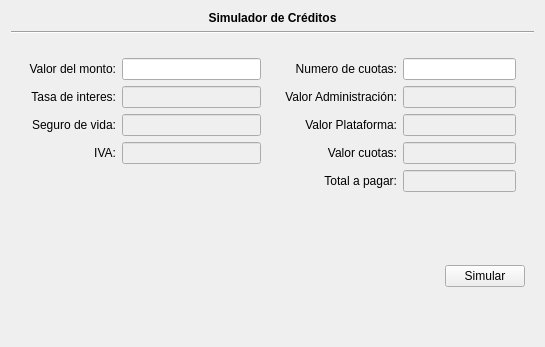
      <widget class="QWidget" name="tab">
       <attribute name="title">
        <string>Simulador</string>
       </attribute>
       <layout class="QVBoxLayout" name="verticalLayout_5">
        <item>
         <widget class="QLabel" name="label_25">
          <property name="text">
           <string>&lt;html&gt;&lt;head/&gt;&lt;body&gt;&lt;p align=&quot;center&quot;&gt;&lt;span style=&quot; font-weight:600;&quot;&gt;Simulador de Créditos&lt;/span&gt;&lt;/p&gt;&lt;/body&gt;&lt;/html&gt;</string>
          </property>
          <property name="margin">
           <number>10</number>
          </property>
         </widget>
        </item>
        <item>
         <widget class="Line" name="line_4">
          <property name="orientation">
           <enum>Qt::Horizontal</enum>
          </property>
         </widget>
        </item>
        <item>
         <widget class="QWidget" name="widget_16" native="true">
          <layout class="QHBoxLayout" name="horizontalLayout_11">
           <item>
            <widget class="QWidget" name="widget_17" native="true">
             <property name="sizePolicy">
              <sizepolicy hsizetype="Expanding" vsizetype="Preferred">
               <horstretch>0</horstretch>
               <verstretch>0</verstretch>
              </sizepolicy>
             </property>
             <layout class="QGridLayout" name="gridLayout_7">
              <item row="1" column="1">
               <widget class="QLineEdit" name="lSimTasa">
                <property name="enabled">
                 <bool>false</bool>
                </property>
                <property name="sizePolicy">
                 <sizepolicy hsizetype="Expanding" vsizetype="Fixed">
                  <horstretch>0</horstretch>
                  <verstretch>0</verstretch>
                 </sizepolicy>
                </property>
               </widget>
              </item>
              <item row="0" column="1">
               <widget class="QLineEdit" name="lSimMonto">
                <property name="sizePolicy">
                 <sizepolicy hsizetype="Expanding" vsizetype="Fixed">
                  <horstretch>0</horstretch>
                  <verstretch>0</verstretch>
                 </sizepolicy>
                </property>
               </widget>
              </item>
              <item row="0" column="0">
               <widget class="QLabel" name="label_26">
                <property name="text">
                 <string>Valor del monto:</string>
                </property>
                <property name="alignment">
                 <set>Qt::AlignRight|Qt::AlignTrailing|Qt::AlignVCenter</set>
                </property>
               </widget>
              </item>
              <item row="3" column="0">
               <widget class="QLabel" name="label_32">
                <property name="text">
                 <string>IVA:</string>
                </property>
                <property name="alignment">
                 <set>Qt::AlignRight|Qt::AlignTrailing|Qt::AlignVCenter</set>
                </property>
               </widget>
              </item>
              <item row="2" column="0">
               <widget class="QLabel" name="label_30">
                <property name="text">
                 <string>Seguro de vida:</string>
                </property>
                <property name="alignment">
                 <set>Qt::AlignRight|Qt::AlignTrailing|Qt::AlignVCenter</set>
                </property>
               </widget>
              </item>
              <item row="1" column="0">
               <widget class="QLabel" name="label_28">
                <property name="text">
                 <string>Tasa de interes:</string>
                </property>
                <property name="alignment">
                 <set>Qt::AlignRight|Qt::AlignTrailing|Qt::AlignVCenter</set>
                </property>
               </widget>
              </item>
              <item row="2" column="1">
               <widget class="QLineEdit" name="lSimSeguro">
                <property name="enabled">
                 <bool>false</bool>
                </property>
                <property name="sizePolicy">
                 <sizepolicy hsizetype="Expanding" vsizetype="Fixed">
                  <horstretch>0</horstretch>
                  <verstretch>0</verstretch>
                 </sizepolicy>
                </property>
               </widget>
              </item>
              <item row="3" column="1">
               <widget class="QLineEdit" name="lSimIva">
                <property name="enabled">
                 <bool>false</bool>
                </property>
                <property name="sizePolicy">
                 <sizepolicy hsizetype="Expanding" vsizetype="Fixed">
                  <horstretch>0</horstretch>
                  <verstretch>0</verstretch>
                 </sizepolicy>
                </property>
               </widget>
              </item>
              <item row="4" column="0" colspan="2">
               <spacer name="verticalSpacer_5">
                <property name="orientation">
                 <enum>Qt::Vertical</enum>
                </property>
                <property name="sizeHint" stdset="0">
                 <size>
                  <width>20</width>
                  <height>40</height>
                 </size>
                </property>
               </spacer>
              </item>
             </layout>
            </widget>
           </item>
           <item>
            <widget class="QWidget" name="widget_18" native="true">
             <property name="sizePolicy">
              <sizepolicy hsizetype="Expanding" vsizetype="Preferred">
               <horstretch>0</horstretch>
               <verstretch>0</verstretch>
              </sizepolicy>
             </property>
             <layout class="QGridLayout" name="gridLayout_8">
              <item row="3" column="1">
               <widget class="QLineEdit" name="lSimValorCuota">
                <property name="enabled">
                 <bool>false</bool>
                </property>
                <property name="sizePolicy">
                 <sizepolicy hsizetype="Expanding" vsizetype="Fixed">
                  <horstretch>0</horstretch>
                  <verstretch>0</verstretch>
                 </sizepolicy>
                </property>
               </widget>
              </item>
              <item row="1" column="1">
               <widget class="QLineEdit" name="lSimAdmin">
                <property name="enabled">
                 <bool>false</bool>
                </property>
                <property name="sizePolicy">
                 <sizepolicy hsizetype="Expanding" vsizetype="Fixed">
                  <horstretch>0</horstretch>
                  <verstretch>0</verstretch>
                 </sizepolicy>
                </property>
               </widget>
              </item>
              <item row="3" column="0">
               <widget class="QLabel" name="label_33">
                <property name="text">
                 <string>Valor cuotas:</string>
                </property>
                <property name="alignment">
                 <set>Qt::AlignRight|Qt::AlignTrailing|Qt::AlignVCenter</set>
                </property>
               </widget>
              </item>
              <item row="0" column="1">
               <widget class="QLineEdit" name="lSimNumCuota">
                <property name="sizePolicy">
                 <sizepolicy hsizetype="Expanding" vsizetype="Fixed">
                  <horstretch>0</horstretch>
                  <verstretch>0</verstretch>
                 </sizepolicy>
                </property>
               </widget>
              </item>
              <item row="0" column="0">
               <widget class="QLabel" name="label_27">
                <property name="text">
                 <string>Numero de cuotas:</string>
                </property>
                <property name="alignment">
                 <set>Qt::AlignRight|Qt::AlignTrailing|Qt::AlignVCenter</set>
                </property>
               </widget>
              </item>
              <item row="2" column="0">
               <widget class="QLabel" name="label_31">
                <property name="text">
                 <string>Valor Plataforma:</string>
                </property>
                <property name="alignment">
                 <set>Qt::AlignRight|Qt::AlignTrailing|Qt::AlignVCenter</set>
                </property>
               </widget>
              </item>
              <item row="2" column="1">
               <widget class="QLineEdit" name="lSimPlataforma">
                <property name="enabled">
                 <bool>false</bool>
                </property>
                <property name="sizePolicy">
                 <sizepolicy hsizetype="Expanding" vsizetype="Fixed">
                  <horstretch>0</horstretch>
                  <verstretch>0</verstretch>
                 </sizepolicy>
                </property>
               </widget>
              </item>
              <item row="4" column="1">
               <widget class="QLineEdit" name="lSimTotal">
                <property name="enabled">
                 <bool>false</bool>
                </property>
                <property name="sizePolicy">
                 <sizepolicy hsizetype="Expanding" vsizetype="Fixed">
                  <horstretch>0</horstretch>
                  <verstretch>0</verstretch>
                 </sizepolicy>
                </property>
               </widget>
              </item>
              <item row="1" column="0">
               <widget class="QLabel" name="label_29">
                <property name="text">
                 <string>Valor Administración:</string>
                </property>
                <property name="alignment">
                 <set>Qt::AlignRight|Qt::AlignTrailing|Qt::AlignVCenter</set>
                </property>
               </widget>
              </item>
              <item row="4" column="0">
               <widget class="QLabel" name="label_34">
                <property name="text">
                 <string>Total a pagar:</string>
                </property>
                <property name="alignment">
                 <set>Qt::AlignRight|Qt::AlignTrailing|Qt::AlignVCenter</set>
                </property>
               </widget>
              </item>
              <item row="5" column="0" colspan="2">
               <spacer name="verticalSpacer_6">
                <property name="orientation">
                 <enum>Qt::Vertical</enum>
                </property>
                <property name="sizeHint" stdset="0">
                 <size>
                  <width>20</width>
                  <height>40</height>
                 </size>
                </property>
               </spacer>
              </item>
             </layout>
            </widget>
           </item>
          </layout>
         </widget>
        </item>
        <item>
         <widget class="QWidget" name="widget_19" native="true">
          <layout class="QHBoxLayout" name="horizontalLayout_12">
           <item>
            <spacer name="horizontalSpacer_4">
             <property name="orientation">
              <enum>Qt::Horizontal</enum>
             </property>
             <property name="sizeHint" stdset="0">
              <size>
               <width>425</width>
               <height>20</height>
              </size>
             </property>
            </spacer>
           </item>
           <item>
            <widget class="QPushButton" name="bSimular">
             <property name="text">
              <string>Simular</string>
             </property>
            </widget>
           </item>
          </layout>
         </widget>
        </item>
        <item>
         <spacer name="verticalSpacer_4">
          <property name="orientation">
           <enum>Qt::Vertical</enum>
          </property>
          <property name="sizeHint" stdset="0">
           <size>
            <width>20</width>
            <height>40</height>
           </size>
          </property>
         </spacer>
        </item>
       </layout>
      </widget>
